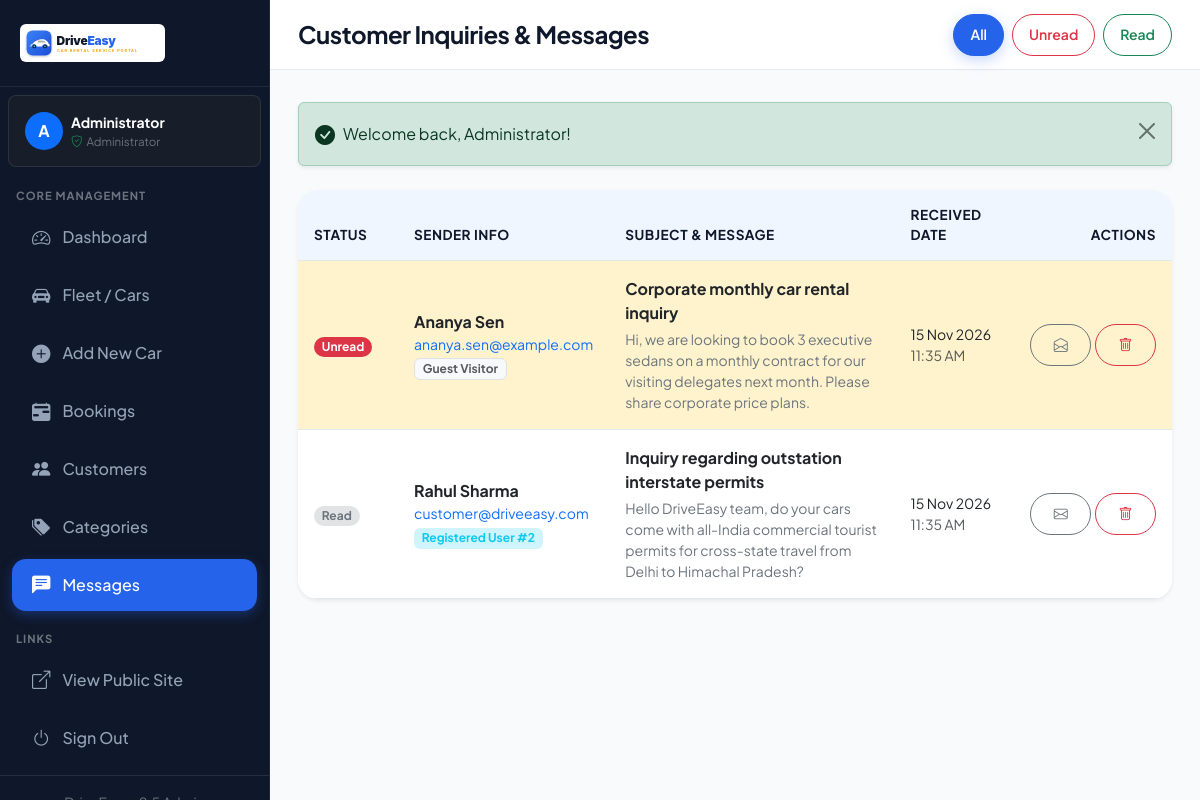
Page /admin/messages.php (signed in) on the committed database.
### tables this page shows
CREATE TABLE `contact_messages` (
  `id` INT AUTO_INCREMENT PRIMARY KEY,
  `user_id` INT DEFAULT NULL,
  `name` VARCHAR(100) NOT NULL,
  `email` VARCHAR(100) NOT NULL,
  `subject` VARCHAR(150) NOT NULL,
  `message` TEXT NOT NULL,
  `status` ENUM('unread', 'read') NOT NULL DEFAULT 'unread',
  `created_at` TIMESTAMP NOT NULL DEFAULT CURRENT_TIMESTAMP,
  CONSTRAINT `fk_messages_user` FOREIGN KEY (`user_id`) REFERENCES `users` (`id`) ON UPDATE CASCADE ON DELETE SET NULL
);

### admin/messages.php (the view, shortened to what this page needs)
<?php
require_once __DIR__ . '/../includes/db.php';
require_once __DIR__ . '/../includes/functions.php';
$status_filter = trim($_GET['status'] ?? '');
$sql = "SELECT m.*, u.role AS user_role
        FROM contact_messages m
        LEFT JOIN users u ON m.user_id = u.id
        WHERE 1=1";
$params = [];
$sql .= " ORDER BY m.id DESC";
$stmt = $pdo->prepare($sql);
$stmt->execute($params);
$messages = $stmt->fetchAll();
require_once __DIR__ . '/../includes/header.php';
?>
<div class="admin-wrapper">
    <?php require_once __DIR__ . '/../includes/sidebar.php'; ?>
    <div class="admin-main">
        <header class="admin-topbar">
            <div class="d-flex align-items-center gap-3">
                <h4 class="mb-0 fw-bold">Customer Inquiries & Messages</h4>
            </div>
            <div class="d-flex gap-2">
                <a href="<?= base_url('admin/messages.php') ?>" class="btn btn-sm <?= empty($status_filter) ? 'btn-primary' : 'btn-outline-secondary' ?> rounded-pill px-3">
                    All
                </a>
                <a href="<?= base_url('admin/messages.php?status=unread') ?>" class="btn btn-sm <?= $status_filter === 'unread' ? 'btn-danger' : 'btn-outline-danger' ?> rounded-pill px-3">
                    Unread
                </a>
                <a href="<?= base_url('admin/messages.php?status=read') ?>" class="btn btn-sm <?= $status_filter === 'read' ? 'btn-success' : 'btn-outline-success' ?> rounded-pill px-3">
                    Read
                </a>
            </div>
        </header>
        <div class="admin-content">
            <div class="card card-custom overflow-hidden border-0 shadow-sm">
                <?php if (empty($messages)): ?>
                    <div class="p-5 text-center text-muted">
                        <i class="bi bi-chat-left-dots display-4 mb-2 d-block text-secondary"></i>
                        <h5>No messages found</h5>
                        <p class="small mb-0">Customer helpdesk inquiries will appear here.</p>
                    </div>
                <?php else: ?>
                    <div class="table-responsive">
                        <table class="table table-custom align-middle mb-0">
                            <thead>
                                <tr>
                                    <th>Status</th>
                                    <th>Sender Info</th>
                                    <th>Subject & Message</th>
                                    <th>Received Date</th>
                                    <th class="text-end">Actions</th>
                                </tr>
                            </thead>
                            <tbody>
                                <?php foreach ($messages as $m): ?>
                                    <tr class="<?= $m['status'] === 'unread' ? 'table-warning bg-opacity-25' : '' ?>">
                                        <td style="width: 100px;">
                                            <?php if ($m['status'] === 'unread'): ?>
                                                <span class="badge bg-danger rounded-pill px-2.5 py-1">Unread</span>
                                            <?php else: ?>
                                                <span class="badge bg-secondary-subtle text-secondary rounded-pill px-2.5 py-1">Read</span>
                                            <?php endif; ?>
                                        </td>
                                        <td>
                                            <div class="fw-bold text-dark"><?= htmlspecialchars($m['name']) ?></div>
                                            <div class="small text-muted"><a href="mailto:<?= htmlspecialchars($m['email']) ?>" class="text-decoration-none"><?= htmlspecialchars($m['email']) ?></a></div>
                                            <?php if ($m['user_id']): ?>
                                                <span class="badge bg-info-subtle text-info small">Registered User #<?= $m['user_id'] ?></span>
                                            <?php else: ?>
                                                <span class="badge bg-light text-muted border small">Guest Visitor</span>
                                            <?php endif; ?>
                                        </td>
                                        <td>
                                            <div class="fw-bold text-dark mb-1"><?= htmlspecialchars($m['subject']) ?></div>
                                            <div class="small text-secondary" style="max-width: 480px; white-space: pre-wrap;"><?= htmlspecialchars($m['message']) ?></div>
                                        </td>
                                        <td>
                                            <div class="small text-dark"><?= format_date($m['created_at'], 'd M Y') ?></div>
                                            <div class="small text-muted"><?= format_date($m['created_at'], 'h:i A') ?></div>
                                        </td>
                                        <td class="text-end">
                                            <div class="d-flex justify-content-end gap-1">
                                                <form action="<?= base_url('admin/messages.php') ?>" method="POST" class="d-inline">
                                                    <button type="submit" class="btn btn-outline-secondary btn-sm rounded-pill px-2.5" title="Mark as <?= $m['status'] === 'unread' ? 'Read' : 'Unread' ?>">
                                                        <i class="bi <?= $m['status'] === 'unread' ? 'bi-envelope-open' : 'bi-envelope' ?>"></i>
                                                    </button>
                                                </form>
                                                <form action="<?= base_url('admin/messages.php') ?>" method="POST" class="d-inline">
                                                    <button type="submit" class="btn btn-outline-danger btn-sm rounded-pill px-2.5 confirm-delete" data-confirm-msg="Are you sure you want to permanently delete this message?">
                                                        <i class="bi bi-trash"></i>
                                                    </button>
                                                </form>
                                            </div>
                                        </td>
                                    </tr>
                                <?php endforeach; ?>
                            </tbody>
                        </table>
                    </div>
                <?php endif; ?>
            </div>
        </div>
    </div>
</div>
</body>
</html>

### assets/css/style.css (style rules this page uses)
:root { --font-family: 'Plus Jakarta Sans', -apple-system, BlinkMacSystemFont, "Segoe UI", Roboto, sans-serif; --de-primary: #2563eb; --de-primary-hover: #1d4ed8; --de-primary-light: #eff6ff; --de-secondary: #0f172a; --de-accent: #f59e0b; --de-accent-hover: #d97706; --de-success: #10b981; --de-danger: #ef4444; --de-warning: #f59e0b; --de-info: #06b6d4; --de-bg: #f8fafc; --de-card-bg: #ffffff; --de-text-main: #0f172a; --de-text-muted: #64748b; --de-border: #e2e8f0; --de-radius-sm: 8px; --de-radius-md: 14px; --de-radius-lg: 20px; --de-radius-xl: 28px; --de-shadow-sm: 0 1px 3px rgba(0, 0, 0, 0.05); --de-shadow-md: 0 4px 16px -2px rgba(15, 23, 42, 0.08); --de-shadow-lg: 0 12px 32px -4px rgba(15, 23, 42, 0.12); --de-shadow-hover: 0 20px 35px -5px rgba(37, 99, 235, 0.15); --de-sidebar-width: 270px; }
* { box-sizing: border-box; }
body { font-family: var(--font-family); background-color: var(--de-bg); color: var(--de-text-main); min-height: 100vh; display: flex; flex-direction: column; overflow-x: hidden; transition: background-color 0.3s ease, color 0.3s ease; }
h1, h2, h3, h4, h5, h6 { color: var(--de-text-main); font-weight: 700; letter-spacing: -0.02em; }
a { text-decoration: none; transition: all 0.2s ease; }
.btn { font-weight: 600; padding: 0.6rem 1.4rem; border-radius: var(--de-radius-md); transition: all 0.25s cubic-bezier(0.16, 1, 0.3, 1); display: inline-flex; align-items: center; justify-content: center; gap: 0.5rem; }
.btn-primary { background-color: var(--de-primary); border-color: var(--de-primary); color: #ffffff; box-shadow: 0 4px 14px rgba(37, 99, 235, 0.25); }
.card-custom { background: var(--de-card-bg); border: 1px solid var(--de-border); border-radius: var(--de-radius-lg); box-shadow: var(--de-shadow-md); overflow: hidden; }
.admin-wrapper { display: flex; min-height: 100vh; }
.admin-main { margin-left: var(--de-sidebar-width); flex: 1; background-color: var(--de-bg); min-height: 100vh; display: flex; flex-direction: column; transition: margin-left 0.3s ease; }
.admin-topbar { background: var(--de-card-bg); border-bottom: 1px solid var(--de-border); padding: 0.85rem 1.75rem; display: flex; align-items: center; justify-content: space-between; position: sticky; top: 0; z-index: 1020; }
.admin-content { padding: 2rem 1.75rem; flex: 1; }
.table-responsive { border-radius: var(--de-radius-md); overflow: hidden; }
.table-custom { margin-bottom: 0; vertical-align: middle; }
.table-custom thead th { background: var(--de-primary-light); color: var(--de-text-main); font-weight: 700; font-size: 0.85rem; text-transform: uppercase; letter-spacing: 0.5px; border-bottom: 1px solid var(--de-border); padding: 0.9rem 1rem; }
.table-custom tbody td { padding: 1rem; border-bottom: 1px solid var(--de-border); color: var(--de-text-main); }

### rows in the picture
contact_messages: status "Unread", name "Ananya Sen", email "ananya.sen@example.com", shows "Guest Visitor", subject "Corporate monthly car rental inquiry", message "Hi, we are looking to book 3 executive sedans on a monthly contract for our visiting delegates next month. Please share corporate price plans.", created_at "15 Nov 2026", created_at "11:35 AM"
contact_messages: status "Read", name "Rahul Sharma", email "customer@driveeasy.com", user "2", subject "Inquiry regarding outstation interstate permits", message "Hello DriveEasy team, do your cars come with all-India commercial tourist permits for cross-state travel from Delhi to Himachal Pradesh?", created_at "15 Nov 2026", created_at "11:35 AM"

### other values in the picture
substr($admin['name'] ?? 'A', 0, 1) "A"
$admin['name'] "Administrator"
$msg "Welcome back, Administrator!"
